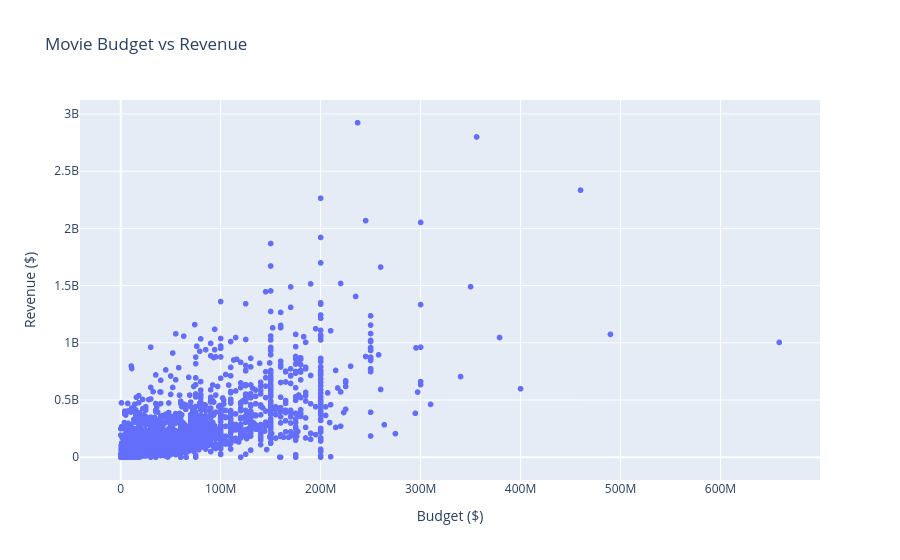

Notebook code cell kept with this figure:
### Markdown cell above
## Plotly Bivariate Analysis: Movie Budget vs Revenue

**Analysis Type:** Bivariate Analysis

This interactive Plotly scatter plot examines the relationship between movie production budget and worldwide revenue. Only movies with positive budget and revenue values are included, and the interactive hover feature allows individual movie titles to be explored.

### Code cell
# BIVARIATE ANALYSIS USING PLOTLY
# Relationship between movie budget and revenue

plot_data = movies[
    (movies["budget"] > 0) &
    (movies["revenue"] > 0)
].copy()

fig = px.scatter(
    plot_data,
    x="budget",
    y="revenue",
    hover_name="title",
    title="Movie Budget vs Revenue"
)

fig.update_layout(
    xaxis_title="Budget ($)",
    yaxis_title="Revenue ($)"
)

fig.show()

### Figure 1 — Plotly figure (JSON) as saved in the notebook; plotly's stock layout.template omitted (floating-point values rounded to 4 significant figures; data arrays with more than 128 entries replaced by an {"elided": "..."} marker saying what was removed)
{"data": [{"hovertemplate": "<b>%{hovertext}</b><br><br>budget=%{x}<br>revenue=%{y}<extra></extra>", "hovertext": {"elided": "2370 str values"}, "legendgroup": "", "marker": {"color": "#636efa", "symbol": "circle"}, "mode": "markers", "name": "", "showlegend": false, "type": "scattergl", "x": {"elided": "2370 float values"}, "xaxis": "x", "y": {"elided": "2370 float values"}, "yaxis": "y"}], "layout": {"legend": {"tracegroupgap": 0}, "title": {"text": "Movie Budget vs Revenue"}, "xaxis": {"anchor": "y", "domain": [0, 1], "title": {"text": "Budget ($)"}}, "yaxis": {"anchor": "x", "domain": [0, 1], "title": {"text": "Revenue ($)"}}}}
